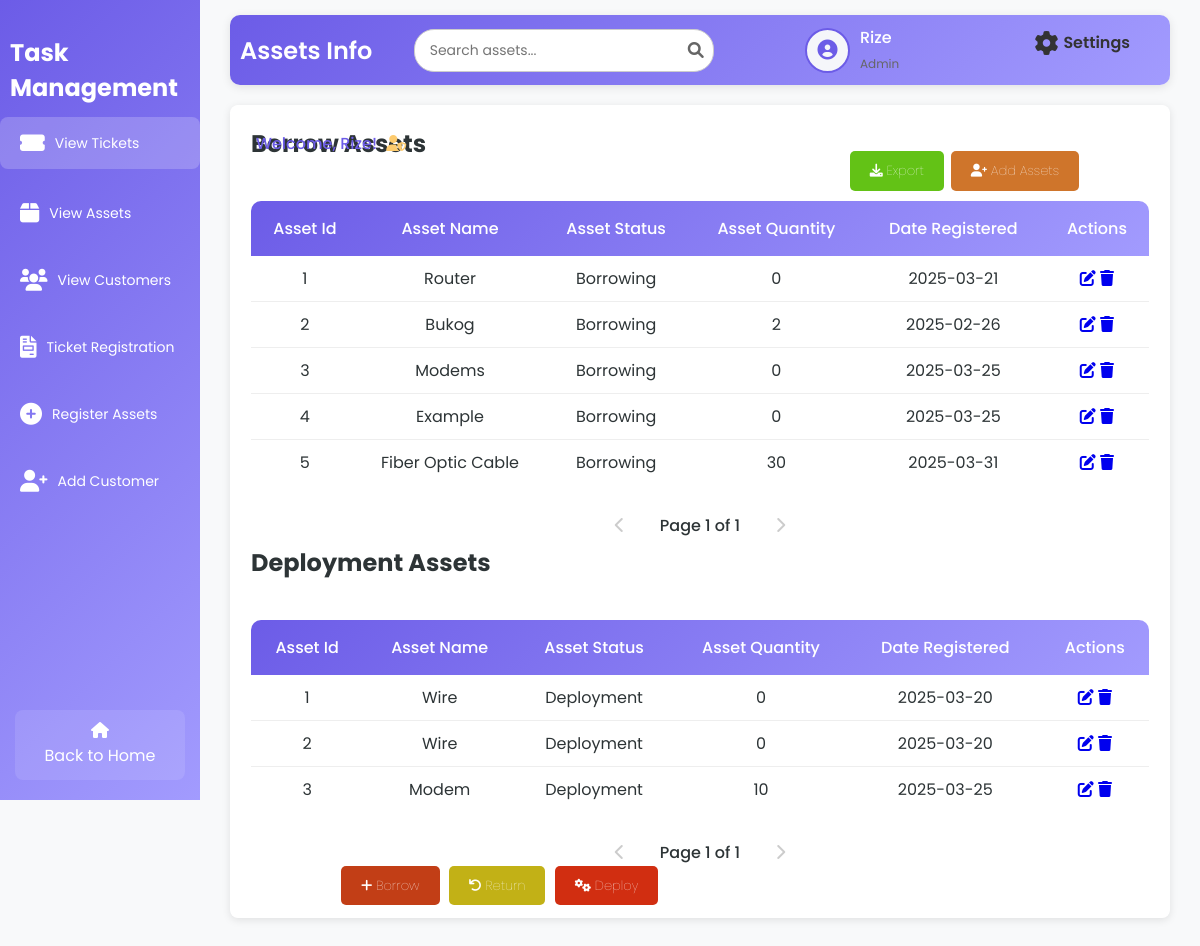
The page /assetsT.php (signed in) on the database its author committed.
### tables this page shows
CREATE TABLE `tbl_user` (
  `u_id` int(50) NOT NULL,
  `u_fname` varchar(200) NOT NULL,
  `u_lname` varchar(200) NOT NULL,
  `u_email` varchar(200) NOT NULL,
  `u_username` varchar(200) NOT NULL,
  `u_password` varchar(200) NOT NULL,
  `u_type` varchar(200) NOT NULL,
  `u_status` varchar(200) NOT NULL
);

CREATE TABLE `tbl_borrow_assets` (
  `a_id` int(50) NOT NULL,
  `a_name` varchar(200) NOT NULL,
  `a_status` varchar(200) NOT NULL,
  `a_date` date NOT NULL,
  `a_quantity` int(50) NOT NULL
);

CREATE TABLE `tbl_deployment_assets` (
  `a_id` int(50) NOT NULL,
  `a_name` varchar(200) NOT NULL,
  `a_status` varchar(200) NOT NULL,
  `a_date` date NOT NULL,
  `a_quantity` int(50) NOT NULL
);

### assetsT.php (the view, shortened to what this page needs)
<?php
include 'db.php';
$username = $_SESSION['username'];
$firstName = '';
$userType = '';
$avatarPath = 'default-avatar.png';
$avatarFolder = 'uploads/avatars/';
$userAvatar = $avatarFolder . $username . '.png';
if (file_exists($userAvatar)) {
    $avatarPath = $userAvatar . '?' . time();
} else {
    $avatarPath = 'default-avatar.png';
}
if ($conn) {
    $sqlUser = "SELECT u_fname, u_type FROM tbl_user WHERE u_username = ?";
    $stmtUser = $conn->prepare($sqlUser);
    if ($stmtUser) {
        $stmtUser->bind_param("s", $username);
        $stmtUser->execute();
        $resultUser = $stmtUser->get_result();
        if ($resultUser->num_rows > 0) {
            $row = $resultUser->fetch_assoc();
            $firstName = $row['u_fname'];
            $userType = $row['u_type'];
        }
    }
}
$limit = 5;
$borrowedPage = isset($_GET['borrowed_page']) ? (int)$_GET['borrowed_page'] : 1;
$borrowedOffset = ($borrowedPage - 1) * $limit;
if ($conn) {
    $borrowedCountQuery = "SELECT COUNT(*) as total FROM tbl_borrow_assets";
    $borrowedCountResult = $conn->query($borrowedCountQuery);
    $totalBorrowed = $borrowedCountResult->fetch_assoc()['total'];
    $totalBorrowedPages = ceil($totalBorrowed / $limit);
    $sqlBorrowed = "SELECT a_id, a_name, a_status, a_quantity, a_date FROM tbl_borrow_assets LIMIT ?, ?";
    $stmtBorrowed = $conn->prepare($sqlBorrowed);
    $stmtBorrowed->bind_param("ii", $borrowedOffset, $limit);
    $stmtBorrowed->execute();
    $resultBorrowed = $stmtBorrowed->get_result();
    $deployedPage = isset($_GET['deployed_page']) ? (int)$_GET['deployed_page'] : 1;
    $deployedOffset = ($deployedPage - 1) * $limit;
    $deployedCountQuery = "SELECT COUNT(*) as total FROM tbl_deployment_assets";
    $deployedCountResult = $conn->query($deployedCountQuery);
    $totalDeployed = $deployedCountResult->fetch_assoc()['total'];
    $totalDeployedPages = ceil($totalDeployed / $limit);
    $sqlDeployment = "SELECT a_id, a_name, a_status, a_quantity, a_date FROM tbl_deployment_assets LIMIT ?, ?";
    $stmtDeployment = $conn->prepare($sqlDeployment);
    $stmtDeployment->bind_param("ii", $deployedOffset, $limit);
    $stmtDeployment->execute();
    $resultDeployment = $stmtDeployment->get_result();
} else {
    echo "Database connection failed.";
    exit();
}
?>
<!DOCTYPE html>
<html lang="en">
<head>
    <link rel="stylesheet" href="assetsT.css">
    <link rel="stylesheet" href="https://cdnjs.cloudflare.com/ajax/libs/font-awesome/6.0.0-beta3/css/all.min.css">
</head>
<body>
<div class="wrapper">
    <div class="sidebar">
        <h2>Task Management</h2>
        <ul>
            <li><a href="staffD.php" class="active"><i class="fas fa-ticket-alt"></i> <span>View Tickets</span></a></li>
            <li><a href="assetsT.php"><i class="fas fa-box"></i> <span>View Assets</span></a></li>
            <li><a href="customersT.php"><i class="fas fa-users"></i> <span>View Customers</span></a></li>
            <li><a href="createTickets.php"><i class="fas fa-file-invoice"></i> <span>Ticket Registration</span></a></li>
            <li><a href="registerAssets.php"><i class="fas fa-plus-circle"></i> <span>Register Assets</span></a></li>
            <li><a href="addC.php"><i class="fas fa-user-plus"></i> <span>Add Customer</span></a></li>
        </ul>
        <footer>
            <a href="index.php" class="back-home"><i class="fas fa-home"></i> Back to Home</a>
        </footer>
    </div>
    <div class="container">
        <div class="upper">
            <h1>Assets Info</h1>
            <div class="search-container">
                <input type="text" class="search-bar" id="searchInput" placeholder="Search assets..." onkeyup="searchAssets()">
                <span class="search-icon"><i class="fas fa-search"></i></span>
            </div>
            <div class="user-profile">
                <div class="user-icon">
                    <?php
                    if (!empty($avatarPath) && file_exists(str_replace('?' . time(), '', $avatarPath))) {
                        echo "<img src='" . htmlspecialchars($avatarPath, ENT_QUOTES, 'UTF-8') . "' alt='User Avatar'>";
                    } else {
                        echo "<i class='fas fa-user-circle'></i>";
                    }
                    ?>
                </div>
                <div class="user-details">
                    <span><?php echo htmlspecialchars($firstName, ENT_QUOTES, 'UTF-8'); ?></span>
                    <small><?php echo htmlspecialchars(ucfirst($userType), ENT_QUOTES, 'UTF-8'); ?></small>
                </div>
                <a href="settings.php" class="settings-link">
                    <i class="fas fa-cog"></i>
                    <span>Settings</span>
                </a>
            </div>
        </div>
        <div class="table-box glass-container">
            <?php if ($userType === 'admin'): ?>
                <div class="username">
                    Welcome, <?php echo htmlspecialchars($firstName); ?>!
                    <i class="fas fa-user-shield admin-icon"></i>
                </div>
            <?php endif; ?>
            <div class="borrow">
                <h2>Borrow Assets</h2>
                <a href="registerAssets.php" class="add-btn"><i class="fas fa-user-plus"></i> Add Assets</a>
                <a href="createTickets.php" class="export-btn"><i class="fas fa-download"></i> Export</a>
                <table id="borrowed-assets-table">
                    <thead>
                        <tr>
                            <th>Asset Id</th>
                            <th>Asset Name</th>
                            <th>Asset Status</th>
                            <th>Asset Quantity</th>
                            <th>Date Registered</th>
                            <th>Actions</th>
                        </tr>
                    </thead>
                    <tbody>
                        <?php
                        if ($resultBorrowed && $resultBorrowed->num_rows > 0) {
                            while ($row = $resultBorrowed->fetch_assoc()) {
                                echo "<tr>
                                        <td>{$row['a_id']}</td>
                                        <td>{$row['a_name']}</td>
                                        <td>{$row['a_status']}</td>
                                        <td>{$row['a_quantity']}</td>
                                        <td>{$row['a_date']}</td>
                                        <td>
                                            <a href='editC.php?id={$row['a_id']}'><i class='fas fa-edit'></i></a>
                                            <a href='deleteC.php?id={$row['a_id']}'><i class='fas fa-trash'></i></a>
                                        </td>
                                      </tr>";
                            }
                        } else {
                            echo "<tr><td colspan='6'>No borrowed assets found.</td></tr>";
                        }
                        ?>
                    </tbody>
                </table>
                <div class="pagination">
                    <?php if ($borrowedPage > 1): ?>
                        <a href="?borrowed_page=<?php echo $borrowedPage - 1; ?>&deployed_page=<?php echo $deployedPage; ?>" class="pagination-link"><i class="fas fa-chevron-left"></i></a>
                    <?php else: ?>
                        <span class="pagination-link disabled"><i class="fas fa-chevron-left"></i></span>
                    <?php endif; ?>
                    <span class="current-page">Page <?php echo $borrowedPage; ?> of <?php echo $totalBorrowedPages; ?></span>
                    <?php if ($borrowedPage < $totalBorrowedPages): ?>
                        <a href="?borrowed_page=<?php echo $borrowedPage + 1; ?>&deployed_page=<?php echo $deployedPage; ?>" class="pagination-link"><i class="fas fa-chevron-right"></i></a>
                    <?php else: ?>
                        <span class="pagination-link disabled"><i class="fas fa-chevron-right"></i></span>
                    <?php endif; ?>
                </div>
            </div>
            <div class="deploy">
                <h2>Deployment Assets</h2>
                <table id="deployed-assets-table">
                    <thead>
                        <tr>
                            <th>Asset Id</th>
                            <th>Asset Name</th>
                            <th>Asset Status</th>
                            <th>Asset Quantity</th>
                            <th>Date Registered</th>
                            <th>Actions</th>
                        </tr>
                    </thead>
                    <tbody>
                        <?php
                        if ($resultDeployment && $resultDeployment->num_rows > 0) {
                            while ($row = $resultDeployment->fetch_assoc()) {
                                echo "<tr>
                                        <td>{$row['a_id']}</td>
                                        <td>{$row['a_name']}</td>
                                        <td>{$row['a_status']}</td>
                                        <td>{$row['a_quantity']}</td>
                                        <td>{$row['a_date']}</td>
                                        <td>
                                            <a href='editC.php?id={$row['a_id']}'><i class='fas fa-edit'></i></a>
                                            <a href='deleteC.php?id={$row['a_id']}'><i class='fas fa-trash'></i></a>
                                        </td>
                                      </tr>";
                            }
                        } else {
                            echo "<tr><td colspan='6'>No deployment assets found.</td></tr>";
                        }
                        ?>
                    </tbody>
                </table>
                <div class="pagination">
                    <?php if ($deployedPage > 1): ?>
                        <a href="?borrowed_page=<?php echo $borrowedPage; ?>&deployed_page=<?php echo $deployedPage - 1; ?>" class="pagination-link"><i class="fas fa-chevron-left"></i></a>
                    <?php else: ?>
                        <span class="pagination-link disabled"><i class="fas fa-chevron-left"></i></span>
                    <?php endif; ?>
                    <span class="current-page">Page <?php echo $deployedPage; ?> of <?php echo $totalDeployedPages; ?></span>
                    <?php if ($deployedPage < $totalDeployedPages): ?>
                        <a href="?borrowed_page=<?php echo $borrowedPage; ?>&deployed_page=<?php echo $deployedPage + 1; ?>" class="pagination-link"><i class="fas fa-chevron-right"></i></a>
                    <?php else: ?>
                        <span class="pagination-link disabled"><i class="fas fa-chevron-right"></i></span>
                    <?php endif; ?>
                </div>
                <a href="borrowA.php" class="borrow-btn"><i class="fas fa-plus"></i> Borrow</a>
                <a href="return.php" class="return-btn"><i class="fas fa-undo"></i> Return</a>
                <a href="deployA.php" class="deploy-btn"><i class="fas fa-cogs"></i> Deploy</a>
            </div>
        </div>
    </div>
</div>
</body>
</html>

### rows shown on the page
tbl_user: u_fname "Rize", u_type "Admin"
tbl_borrow_assets: a_id "1", a_name "Router", a_status "Borrowing", a_quantity "0", a_date "2025-03-21"
tbl_borrow_assets: a_id "2", a_name "Bukog", a_status "Borrowing", a_quantity "2", a_date "2025-02-26"
tbl_borrow_assets: a_id "3", a_name "Modems", a_status "Borrowing", a_quantity "0", a_date "2025-03-25"
tbl_borrow_assets: a_id "4", a_name "Example", a_status "Borrowing", a_quantity "0", a_date "2025-03-25"
tbl_borrow_assets: a_id "5", a_name "Fiber Optic Cable", a_status "Borrowing", a_quantity "30", a_date "2025-03-31"
tbl_deployment_assets: a_id "1", a_name "Wire", a_status "Deployment", a_quantity "0", a_date "2025-03-20"
tbl_deployment_assets: a_id "2", a_name "Wire", a_status "Deployment", a_quantity "0", a_date "2025-03-20"
tbl_deployment_assets: a_id "3", a_name "Modem", a_status "Deployment", a_quantity "10", a_date "2025-03-25"

### other values the page prints
$borrowedPage "1"
$totalBorrowedPages "1"
$deployedPage "1"
$totalDeployedPages "1"
